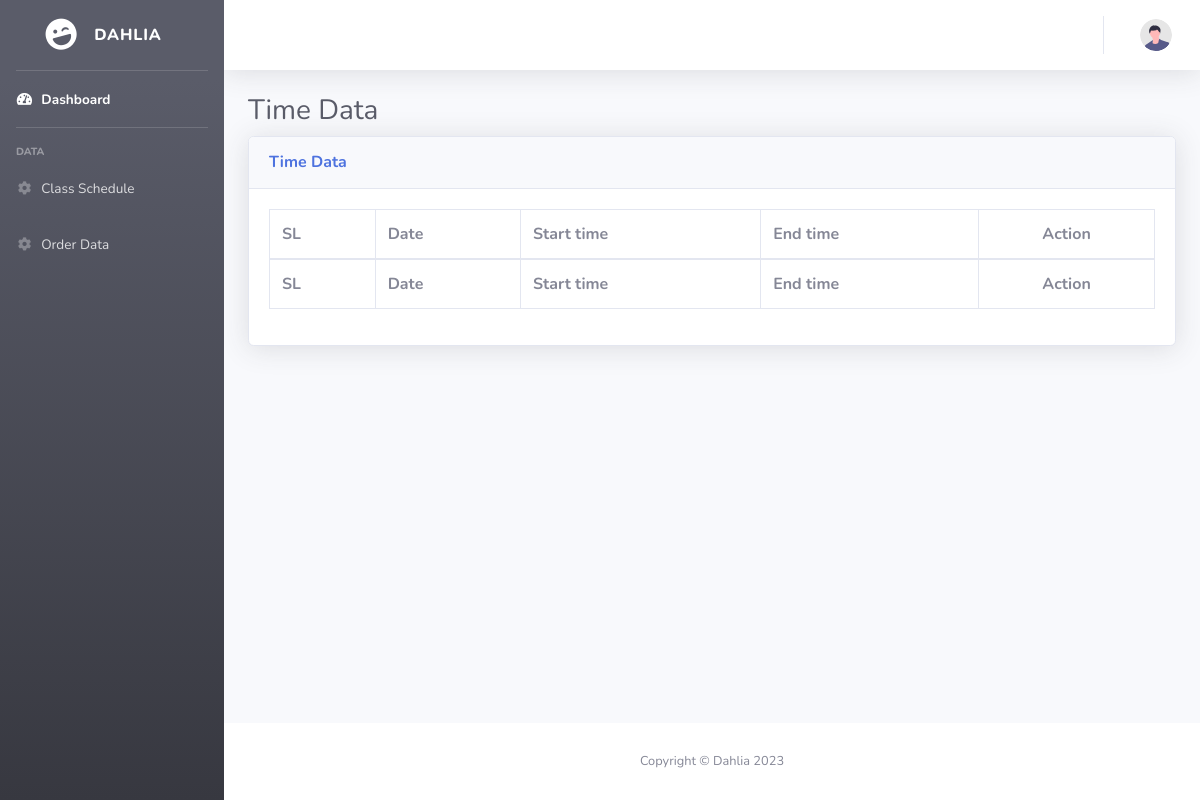
/admin/viewdata.php?date=2023-08-22, run on an earlier commit of the app's database.
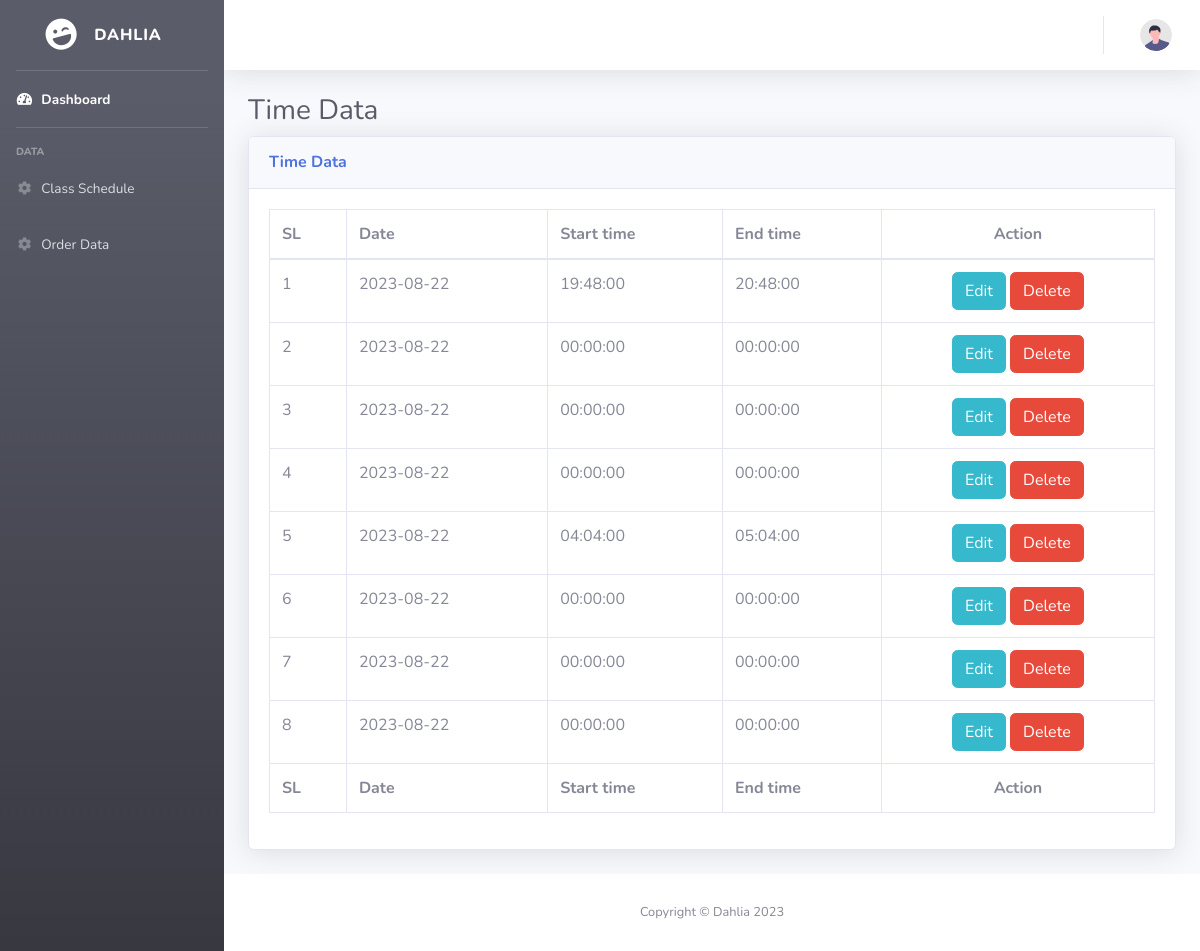
And on a later commit of the database.
### tables this page shows
CREATE TABLE `timeslot` (
  `id` int(11) NOT NULL,
  `date` date NOT NULL,
  `time_start` time NOT NULL,
  `time_end` time NOT NULL,
  `inserted_at` datetime NOT NULL
);

### includes/dbConnect.php (called while the page is built, shortened)
<?php
class DBController {
    private $host = "localhost";
    private $user = "root";
    private $password = "";
    private $database = "dahlia";
    private $conn;
    function __construct() {
        $this->conn = $this->connectDB();
    }
    function connectDB() {
        $conn = mysqli_connect($this->host,$this->user,$this->password,$this->database);
        return $conn;
    }
    function runQuery($query) {
        $result = mysqli_query($this->conn,$query);
        while($row=mysqli_fetch_assoc($result)) {
            $resultset[] = $row;
        }
        if(!empty($resultset))
            return $resultset;
    }
    function numRows($query) {
        $result  = mysqli_query($this->conn,$query);
        $rowcount = mysqli_num_rows($result);
        return $rowcount;
    }
}

### admin/viewdata.php (the view, shortened to what this page needs)
<?php
include('../includes/dbConnect.php');
$db_handle = new DBController();
        ?>
<!DOCTYPE html>
<html lang="en">
<head>
    <?php require_once 'include/css.php'; ?>
</head>
<body id="page-top">
<div id="wrapper">
    <?php require_once 'include/sidebar.php'; ?>
    <div id="content-wrapper" class="d-flex flex-column">
        <div id="content">
            <?php require_once 'include/topbar.php'; ?>
            <div class="container-fluid">
                <?php
                if (isset($_GET['edit_time_id'])) {
                    ?>
                    <div class="card shadow mb-4">
                        <div class="card shadow mb-4">
                            <div class="card-header py-3">
                                <h6 class="m-0 font-weight-bold text-primary">Change Time</h6>
                            </div>
                            <div class="card-body">
                                <div class="row no-gutters align-items-center">
                                    <div class="col mr-2">
                                        <div class="h5 mb-0 font-weight-bold text-gray-800">
                                            <form action="" method="post">
                                                <?php
                                                $query = "SELECT * FROM timeslot where id='{$_GET['edit_time_id']}'";
                                                $data = $db_handle->runQuery($query);
                                                ?>
                                                    <div class="row">
                                                        <div class="col-12 mb-3">
                                                            <h5>Timeslot <?php echo $_GET['pos']; ?></h5>
                                                        </div>
                                                        <div class="col-6 mb-3">
                                                            <label>Start Time</label>
                                                            <input type="time" value="<?php echo date("H:i", strtotime($data[0]['time_start'])); ?>" class="form-control"
                                                                   name="startTime" required/>
                                                        </div>
                                                        <div class="col-6 mb-3">
                                                            <label>End Time</label>
                                                            <input type="time" value="<?php echo date("H:i", strtotime($data[0]['time_end'])); ?>" class="form-control"
                                                                   name="endTime" required/>
                                                        </div>
                                                    </div>
                                                <input type="hidden" value="<?php echo $_GET['date']; ?>"
                                                       class="form-control" name="date" required/>
                                                <input type="hidden" value="<?php echo $_GET['edit_time_id']; ?>"
                                                       class="form-control" name="id" required/>
                                                <button type="submit" name="submit" class="btn btn-primary">Change Book
                                                    Time
                                                </button>
                                            </form>
                                        </div>
                                    </div>
                                </div>
                            </div>
                        </div>
                    </div>
                    <?php
                } else {
                    ?>
                    <h1 class="h3 mb-2 text-gray-800">Time Data</h1>
                    <div class="card shadow mb-4">
                        <div class="card-header py-3">
                            <h6 class="m-0 font-weight-bold text-primary">Time Data</h6>
                        </div>
                        <div class="card-body">
                            <div class="table-responsive">
                                <table class="table table-bordered" id="timeTable" width="100%" cellspacing="0">
                                    <thead>
                                    <tr>
                                        <th>SL</th>
                                        <th>Date</th>
                                        <th>Start time</th>
                                        <th>End time</th>
                                        <th class="text-center">Action</th>
                                    </tr>
                                    </thead>
                                    <tfoot>
                                    <tr>
                                        <th>SL</th>
                                        <th>Date</th>
                                        <th>Start time</th>
                                        <th>End time</th>
                                        <th class="text-center">Action</th>
                                    </tr>
                                    </tfoot>
                                    <tbody>
                                    <?php
                                    $query = "SELECT * FROM timeslot where date='{$_GET['date']}'";
                                    $data = $db_handle->runQuery($query);
                                    $row_count = $db_handle->numRows($query);
                                    for ($i = 0; $i < $row_count; $i++) {
                                        ?>
                                        <tr>
                                            <td><?php echo $i + 1; ?></td>
                                            <td><?php echo $data[$i]["date"]; ?></td>
                                            <td><?php echo $data[$i]["time_start"]; ?></td>
                                            <td><?php echo $data[$i]["time_end"]; ?></td>
                                            <td class="text-center">
                                                <a href="viewdata.php?edit_time_id=<?php echo $data[$i]["id"]; ?>&date=<?php echo $data[$i]["date"]; ?>&pos=<?php echo $i + 1; ?>"
                                                   class="btn btn-info me-3">Edit</a>
                                                <a href="viewdata.php?time_id=<?php echo $data[$i]["id"]; ?>&date=<?php echo $data[$i]["date"]; ?>"
                                                   class="btn btn-danger">Delete</a>
                                            </td>
                                        </tr>
                                    <?php } ?>
                                    </tbody>
                                </table>
                            </div>
                        </div>
                    </div>
                    <?php
                }
                ?>
            </div>
        </div>
        <?php require_once 'include/footer.php'; ?>
    </div>
</div>
</body>
</html>

### admin/include/css.php (shortened to what this page needs)
<link href="vendor/fontawesome-free/css/all.min.css" rel="stylesheet" type="text/css">
<link href="css/sb-admin-2.min.css" rel="stylesheet">
<link href="vendor/datatables/dataTables.bootstrap4.min.css" rel="stylesheet">

### admin/include/sidebar.php
<ul class="navbar-nav bg-gradient-dark sidebar sidebar-dark accordion" id="accordionSidebar">
    <a class="sidebar-brand d-flex align-items-center justify-content-center" href="dashboard.php">
        <div class="sidebar-brand-icon rotate-n-15">
            <i class="fas fa-laugh-wink"></i>
        </div>
        <div class="sidebar-brand-text mx-3">Dahlia</div>
    </a>
    <hr class="sidebar-divider my-0">
    <li class="nav-item active">
        <a class="nav-link" href="dashboard.php">
            <i class="fas fa-fw fa-tachometer-alt"></i>
            <span>Dashboard</span></a>
    </li>
    <hr class="sidebar-divider">
    <div class="sidebar-heading">
        Data
    </div>
    <li class="nav-item">
        <a class="nav-link" href="bookdata.php">
            <i class="fas fa-fw fa-cog"></i>
            <span>Class Schedule</span>
        </a>
    </li>
    <li class="nav-item">
        <a class="nav-link" href="orderdata.php">
            <i class="fas fa-fw fa-cog"></i>
            <span>Order Data</span>
        </a>
    </li>
</ul>

### admin/include/topbar.php (shortened to what this page needs)
<nav class="navbar navbar-expand navbar-light bg-white topbar mb-4 static-top shadow">
    <ul class="navbar-nav ml-auto">
        <li class="nav-item dropdown no-arrow">
            <a class="nav-link dropdown-toggle" href="#" id="userDropdown" role="button"
               data-toggle="dropdown" aria-haspopup="true" aria-expanded="false">
                <img class="img-profile rounded-circle"
                     src="img/undraw_profile.svg">
            </a>
        </li>
    </ul>
</nav>

### admin/include/footer.php
<footer class="sticky-footer bg-white">
    <div class="container my-auto">
        <div class="copyright text-center my-auto">
            <span>Copyright &copy; Dahlia 2023</span>
        </div>
    </div>
</footer>

What changed in the data, as far as the page shows it:
added timeslot: date "2023-08-22", time_start "19:48:00", time_end "20:48:00"
added timeslot: date "2023-08-22", time_start "00:00:00", time_end "00:00:00"
added timeslot: date "2023-08-22", time_start "00:00:00", time_end "00:00:00"
added timeslot: date "2023-08-22", time_start "00:00:00", time_end "00:00:00"
added timeslot: date "2023-08-22", time_start "04:04:00", time_end "05:04:00"
added timeslot: date "2023-08-22", time_start "00:00:00", time_end "00:00:00"
added timeslot: date "2023-08-22", time_start "00:00:00", time_end "00:00:00"
added timeslot: date "2023-08-22", time_start "00:00:00", time_end "00:00:00"
